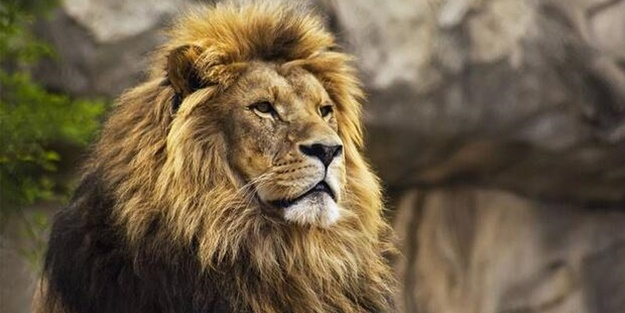
#> input picture Histogram/lion.jpg, 625 x 313 px
$ python Histogram.py
#> lines starting #> are read from the running program, lines starting #| are printed output that depends on the picture
import cv2
import numpy as np
from matplotlib import pyplot as plt

firstImage = cv2.imread("lion.jpg", 0)
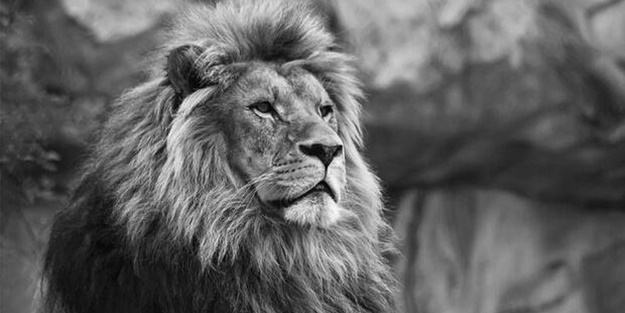
#> firstImage: shape (313, 625); min 0, max 250, mean 96.9
cv2.imshow("Image Processing", firstImage)
cv2.waitKey()

shape = firstImage.shape  # Image Array Size 3
#> shape = (313, 625)
height = shape[0]
#> height = 313
width = shape[1]
#> width = 625

histogramArray = np.zeros(256)

for i in range(0, height):
    for j in range(0, width):
        histogramArray[firstImage[i][j]] += 1

plt.figure("Histogram")
plt.xlabel("0-255 Color Values of Pixels")
plt.ylabel("Intensitive of the Points")
plt.plot(histogramArray)
plt.show()
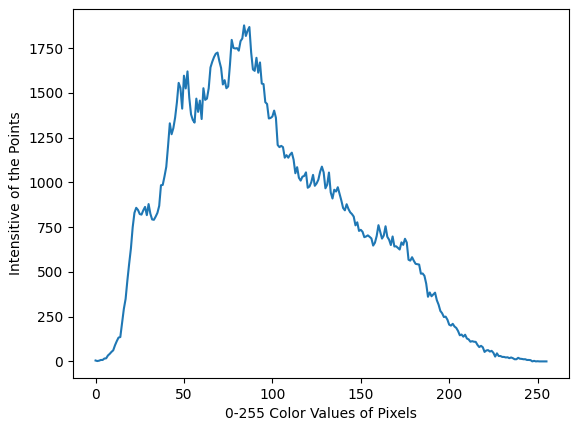
#> figure drawn by matplotlib, 1 panel; curve peaks at x = 84, y = 1877
